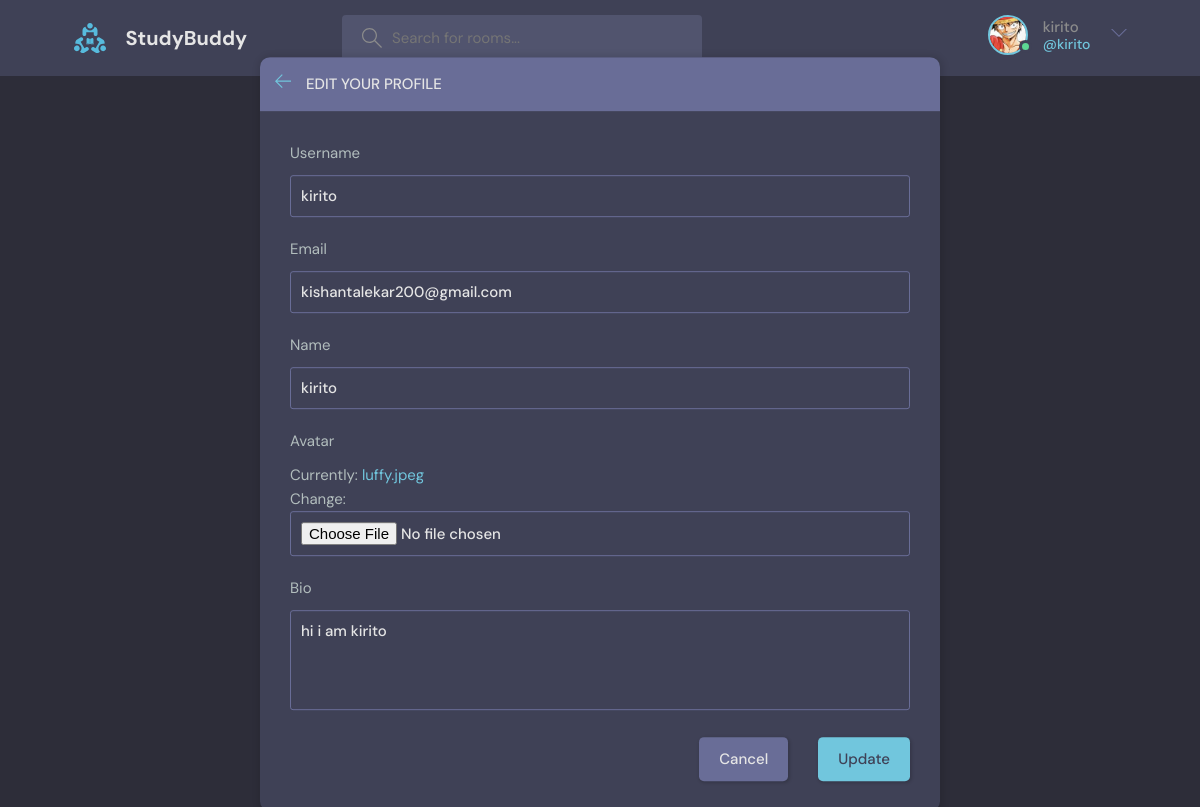
The page /update-user (signed in) on the database its author committed.
### base/models.py (models this page shows)
class User(AbstractUser):
   name= models.CharField(max_length=200,null=True)
   email= models.EmailField(unique=True,null=True)
   bio= models.TextField(null=True)
   avatar = models.ImageField(null=True,default='avatar.svg')
   USERNAME_FIELD = 'email'
   REQUIRED_FIELDS = []

### base/views.py (the view)
# urls.py: path('update-user',views.updateUser,name='update-user'),
@login_required(login_url='/login/')
def updateUser(request):
    user = request.user
    form = UserForm(instance=user)
    context = {'form':form}
    if request.method == 'POST':
        form = UserForm(request.POST,request.FILES,instance=user)
        if form.is_valid():
            form.save()
            return redirect('user-profile',pk=user.id)
    return render(request,'base/update-user.html',context)

### base/forms.py
class UserForm(ModelForm):
    class Meta:
        model = User
        fields = ['username','email','name','avatar','bio']

### base/templates/base/update-user.html (shortened to what this page needs)
{%extends 'main.html'%}
{%block content%}
<main class="update-account layout">
  <div class="container">
    <div class="layout__box">
      <div class="layout__boxHeader">
        <div class="layout__boxTitle">
          <a href="{%url 'home'%}">
            <svg version="1.1" xmlns="http://www.w3.org/2000/svg" width="32" height="32" viewBox="0 0 32 32">
              <title>arrow-left</title>
              <path
                d="M13.723 2.286l-13.723 13.714 13.719 13.714 1.616-1.611-10.96-10.96h27.625v-2.286h-27.625l10.965-10.965-1.616-1.607z">
              </path>
            </svg>
          </a>
          <h3>Edit your profile</h3>
        </div>
      </div>
      <div class="layout__body">
        <form class="form" action="" method="post" enctype="multipart/form-data">
          {%for field in form%}
          <div class="form__group">
            <label for="profile_pic">{{field.label}}</label>
            {{field}}
          </div>
          {%endfor%}
          <div class="form__action">
            <a class="btn btn--dark" href="index.html">Cancel</a>
            <button class="btn btn--main" type="submit">Update</button>
          </div>
        </form>
      </div>
    </div>
  </div>
</main>
{%endblock%}

### templates/navbar.html (shortened to what this page needs)
{%load static%}
<header class="header header--loggedIn">
    <div class="container">
        <a href="{%url 'home'%}" class="header__logo">
            <img src="{%static 'images/logo.svg'%}" />
            <h1>StudyBuddy</h1>
        </a>
        <form class="header__search" method="get" action="{%url 'home'%}">
            <label>
                <input placeholder="Search for rooms..." type="text" name="q" />
            </label>
        </form>
        <nav class="header__menu">
            {%if request.user.is_authenticated%}
            <div class="header__user">
                <a href="{% url 'user-profile' request.user.id%}">
                    <div class="avatar avatar--medium active">
                        <img src="{{request.user.avatar.url}}" />
                    </div>
                    <p>{{request.user.username}} <span>@{{request.user.username}}</span></p>
                </a>
                <button class="dropdown-button">
                    <svg version="1.1" xmlns="http://www.w3.org/2000/svg" width="32" height="32" viewBox="0 0 32 32">
                        <title>chevron-down</title>
                        <path d="M16 21l-13-13h-3l16 16 16-16h-3l-13 13z"></path>
                    </svg>
                </button>
            </div>
            {%else%}
            <a href="{%url 'login'%}">
                <img src="{%static 'images/avatar.svg'%}" />
                <p>Login</p>
            </a>
            {%endif%}
        </nav>
    </div>
</header>

### rows shown on the page
User: user.avatar (picture), user.username "kirito", form "kirito" "kishantalekar200@gmail.com" "kirito" "hi i am kirito"

### other values the page prints
{{ field.label }} "Username" "Email" "Name" "Avatar" "Bio"
